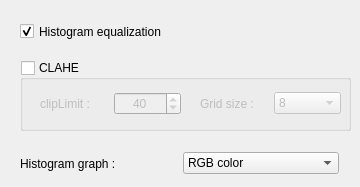
<?xml version="1.0" encoding="UTF-8"?>
<ui version="4.0">
 <class>DialogHistogram</class>
 <widget class="QDialog" name="DialogHistogram">
  <property name="geometry">
   <rect>
    <x>0</x>
    <y>0</y>
    <width>360</width>
    <height>187</height>
   </rect>
  </property>
  <property name="windowTitle">
   <string>Histogram</string>
  </property>
  <widget class="QCheckBox" name="checkBox_histogram">
   <property name="geometry">
    <rect>
     <x>20</x>
     <y>20</y>
     <width>201</width>
     <height>23</height>
    </rect>
   </property>
   <property name="text">
    <string>Histogram equalization</string>
   </property>
   <property name="checked">
    <bool>true</bool>
   </property>
  </widget>
  <widget class="QGroupBox" name="groupBox_clahe">
   <property name="enabled">
    <bool>true</bool>
   </property>
   <property name="geometry">
    <rect>
     <x>20</x>
     <y>60</y>
     <width>331</width>
     <height>71</height>
    </rect>
   </property>
   <property name="title">
    <string>CLAHE</string>
   </property>
   <property name="checkable">
    <bool>true</bool>
   </property>
   <property name="checked">
    <bool>false</bool>
   </property>
   <widget class="QWidget" name="layoutWidget">
    <property name="geometry">
     <rect>
      <x>20</x>
      <y>30</y>
      <width>141</width>
      <height>28</height>
     </rect>
    </property>
    <layout class="QHBoxLayout" name="horizontalLayout">
     <item>
      <widget class="QLabel" name="label_cliplimit">
       <property name="text">
        <string>clipLimit :</string>
       </property>
      </widget>
     </item>
     <item>
      <widget class="QSpinBox" name="spinBox_cliplimit">
       <property name="layoutDirection">
        <enum>Qt::LeftToRight</enum>
       </property>
       <property name="alignment">
        <set>Qt::AlignCenter</set>
       </property>
       <property name="maximum">
        <number>999</number>
       </property>
       <property name="value">
        <number>40</number>
       </property>
      </widget>
     </item>
    </layout>
   </widget>
   <widget class="QWidget" name="layoutWidget">
    <property name="geometry">
     <rect>
      <x>180</x>
      <y>30</y>
      <width>141</width>
      <height>27</height>
     </rect>
    </property>
    <layout class="QHBoxLayout" name="horizontalLayout_2">
     <item>
      <widget class="QLabel" name="label_gridsize">
       <property name="text">
        <string>Grid size :</string>
       </property>
      </widget>
     </item>
     <item>
      <widget class="QComboBox" name="comboBox_gridsize">
       <item>
        <property name="text">
         <string>8</string>
        </property>
       </item>
       <item>
        <property name="text">
         <string>16</string>
        </property>
       </item>
       <item>
        <property name="text">
         <string>32</string>
        </property>
       </item>
       <item>
        <property name="text">
         <string>64</string>
        </property>
       </item>
       <item>
        <property name="text">
         <string>128</string>
        </property>
       </item>
       <item>
        <property name="text">
         <string>256</string>
        </property>
       </item>
      </widget>
     </item>
    </layout>
   </widget>
  </widget>
  <widget class="QWidget" name="layoutWidget">
   <property name="geometry">
    <rect>
     <x>20</x>
     <y>150</y>
     <width>319</width>
     <height>27</height>
    </rect>
   </property>
   <layout class="QHBoxLayout" name="horizontalLayout_3">
    <item>
     <widget class="QLabel" name="label_graph">
      <property name="text">
       <string>Histogram graph :</string>
      </property>
     </widget>
    </item>
    <item>
     <widget class="QComboBox" name="comboBox_graph">
      <item>
       <property name="text">
        <string>RGB color</string>
       </property>
      </item>
      <item>
       <property name="text">
        <string>HSV color</string>
       </property>
      </item>
      <item>
       <property name="text">
        <string>Grayscale</string>
       </property>
      </item>
      <item>
       <property name="text">
        <string>Histogram equalization</string>
       </property>
      </item>
      <item>
       <property name="text">
        <string>CLAHE</string>
       </property>
      </item>
     </widget>
    </item>
   </layout>
  </widget>
 </widget>
 <resources/>
 <connections/>
</ui>
